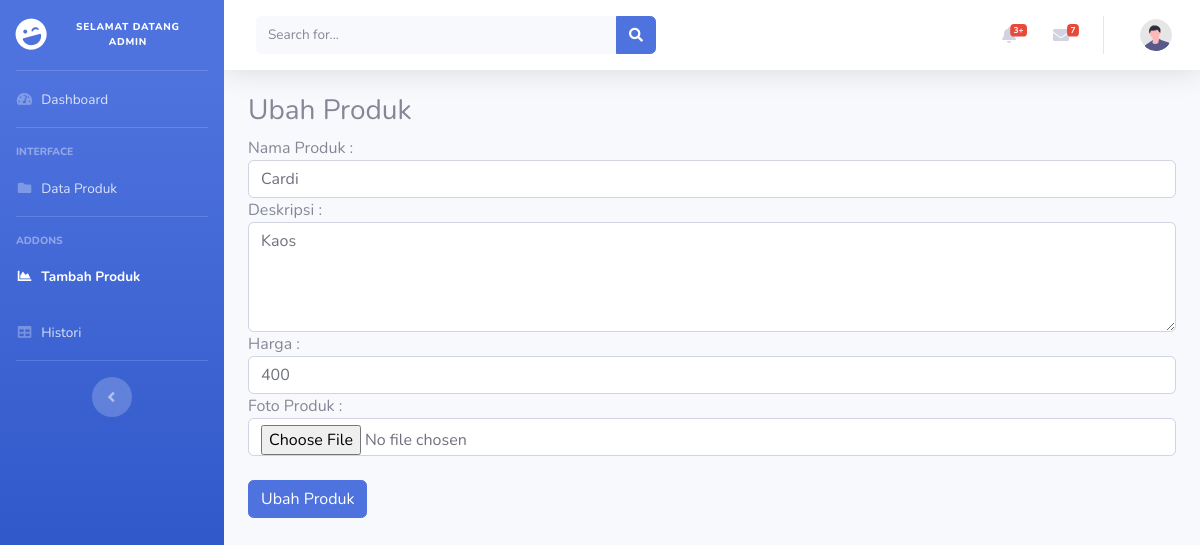
The page /petugas/ubah_produk.php?id_produk=33 (signed in) on the database its author committed.
### tables this page shows
CREATE TABLE `produk` (
  `id_produk` int(11) NOT NULL,
  `nama_produk` varchar(100) NOT NULL,
  `deskripsi` text NOT NULL,
  `harga` int(11) NOT NULL,
  `foto_produk` varchar(255) NOT NULL
);

### petugas/ubah_produk.php (the view, shortened to what this page needs)
<!DOCTYPE html>
<html >
<head>
    <link href="vendor/fontawesome-free/css/all.min.css" rel="stylesheet" type="text/css">
    <link href="css/sb-admin-2.min.css" rel="stylesheet">
</head>
<body id="page-top">
    <div id="wrapper">
        <ul class="navbar-nav bg-gradient-primary sidebar sidebar-dark accordion" id="accordionSidebar">
            <a class="sidebar-brand d-flex align-items-center justify-content-center" href="index.php">
                <div class="sidebar-brand-icon rotate-n-15">
                    <i class="fas fa-laugh-wink"></i>
                </div>
                <div class="sidebar-brand-text mx-3" style="font-size:10px"> Selamat datang admin <?=$_SESSION['id_petugas']?>  </div>
            </a>
            <hr class="sidebar-divider my-0">
            <li class="nav-item ">
                <a class="nav-link" href="index.php">
                    <i class="fas fa-fw fa-tachometer-alt"></i>
                    <span>Dashboard</span></a>
            </li>
            <hr class="sidebar-divider">
            <div class="sidebar-heading">
                Interface
            </div>
            <li class="nav-item">
                <a class="nav-link " href="tables.php">
                    <i class="fas fa-fw fa-folder"></i>
                    <span>Data Produk</span></a>
            </li>
            <hr class="sidebar-divider">
            <div class="sidebar-heading">
                Addons
            </div>
            <li class="nav-item active">
                <a class="nav-link" href="tambah_produk1.php">
                    <i class="fas fa-fw fa-chart-area"></i>
                    <span>Tambah Produk</span></a>
            </li>
            <li class="nav-item">
                <a class="nav-link" href="histori_admin.php">
                    <i class="fas fa-fw fa-table"></i>
                    <span>Histori</span></a>
            </li>
            <hr class="sidebar-divider d-none d-md-block">
            <div class="text-center d-none d-md-inline">
                <button class="rounded-circle border-0" id="sidebarToggle"></button>
            </div>
        </ul>
        <div id="content-wrapper" class="d-flex flex-column">
            <div id="content">
                <nav class="navbar navbar-expand navbar-light bg-white topbar mb-4 static-top shadow">
                    <form
                        class="d-none d-sm-inline-block form-inline mr-auto ml-md-3 my-2 my-md-0 mw-100 navbar-search">
                        <div class="input-group">
                            <input type="text" class="form-control bg-light border-0 small" placeholder="Search for..."
                                aria-label="Search" aria-describedby="basic-addon2">
                            <div class="input-group-append">
                                <button class="btn btn-primary" type="button">
                                    <i class="fas fa-search fa-sm"></i>
                                </button>
                            </div>
                        </div>
                    </form>
                    <ul class="navbar-nav ml-auto">
                        <li class="nav-item dropdown no-arrow mx-1">
                            <a class="nav-link dropdown-toggle" href="#" id="alertsDropdown" role="button"
                                data-toggle="dropdown" aria-haspopup="true" aria-expanded="false">
                                <i class="fas fa-bell fa-fw"></i>
                                <span class="badge badge-danger badge-counter">3+</span>
                            </a>
                        </li>
                        <li class="nav-item dropdown no-arrow mx-1">
                            <a class="nav-link dropdown-toggle" href="#" id="messagesDropdown" role="button"
                                data-toggle="dropdown" aria-haspopup="true" aria-expanded="false">
                                <i class="fas fa-envelope fa-fw"></i>
                                <span class="badge badge-danger badge-counter">7</span>
                            </a>
                        </li>
                        <li class="nav-item dropdown no-arrow">
                            <a class="nav-link dropdown-toggle" href="#" id="userDropdown" role="button"
                                data-toggle="dropdown" aria-haspopup="true" aria-expanded="false">
                                <img class="img-profile rounded-circle"
                                    src="img/undraw_profile.svg">
                            </a>
                        </li>
                    </ul>
                </nav>
                <?php
    include "../koneksi.php";
    $qry_get_produk = mysqli_query($conn, "select * from produk where id_produk = '" . $_GET['id_produk'] . "'");
    $dt_produk = mysqli_fetch_array($qry_get_produk);
    ?>
    <div class="container-fluid">
    <h3>Ubah Produk</h3>
    <form action="proses_ubah_produk.php" method="post" enctype="multipart/form-data" >
            Nama Produk :
            <input type="text" name="nama_produk" value="<?= $dt_produk['nama_produk'] ?>" class="form-control">
            Deskripsi :
            <textarea name="deskripsi" class="form-control" rows="4"><?= $dt_produk['deskripsi'] ?></textarea>
            Harga :
            <input type="number" name="harga" value="<?= $dt_produk['harga'] ?>" class="form-control">
            Foto Produk :
            <input type="file" name="foto_produk" value="Tambah Produk" class="form-control">
            <br>
        <input type="submit" name="simpan" value="Ubah Produk" class="btn btn-primary">
    </form>
    </div>
        </div>
    </div>
</body>
</html>

### rows shown on the page
produk: nama_produk "Cardi", deskripsi "Kaos", harga "400"
